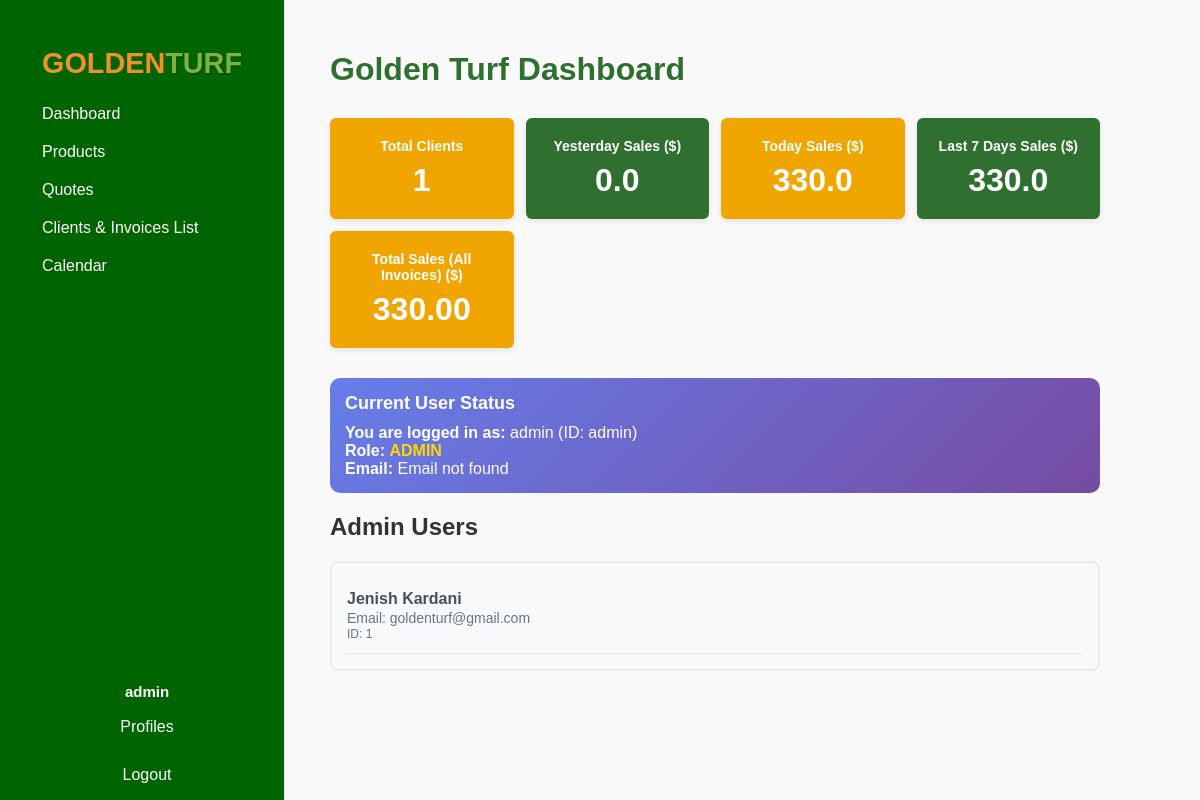
Before: /dashboard (signed in) with the older database file.
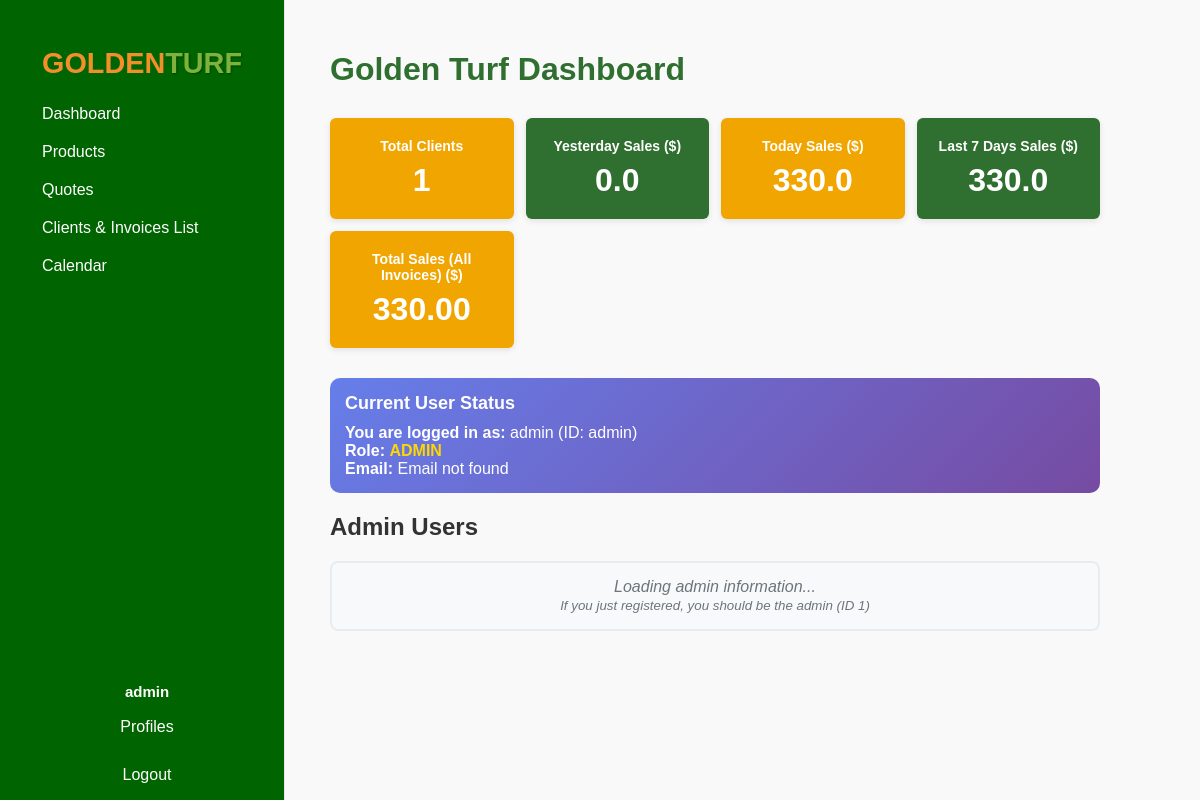
After: the same page with the newer database file.
### tables this page shows
CREATE TABLE "users" (
                id INTEGER PRIMARY KEY AUTOINCREMENT,
                name TEXT NOT NULL,
                email TEXT NOT NULL UNIQUE,
                password_hash BLOB,
                reset_token TEXT,
                token_expiry TEXT,
                role TEXT DEFAULT 'user',
                verification_code TEXT,
                permissions TEXT DEFAULT 'dashboard'
            );

### app.py (the view)
@app.route('/dashboard')
def dashboard():
    if 'user_id' not in session: return redirect(url_for('login'))
    client_filter_clause, client_params = get_data_filter_for_module('clients')
    if client_filter_clause:
        total_clients_result = db_exec(f'SELECT COUNT(*) FROM clients {client_filter_clause}', client_params, fetch='one')
    else:
        total_clients_result = db_exec('SELECT COUNT(*) FROM clients', fetch='one')
    total_clients = total_clients_result[0] if total_clients_result else 0
    admins = db_exec('SELECT id, name, email FROM users WHERE role = "admin" ORDER BY id', fetch='all') or []
    from datetime import datetime, timedelta
    today = datetime.now().strftime('%Y-%m-%d')
    yesterday = (datetime.now() - timedelta(days=1)).strftime('%Y-%m-%d')
    week_ago = (datetime.now() - timedelta(days=7)).strftime('%Y-%m-%d')
    payment_filter_clause, payment_params = get_data_filter_for_module('payments')
    if payment_filter_clause:
        today_sales_result = db_exec(f'SELECT SUM(total) FROM invoices {payment_filter_clause} AND DATE(created_date) = ? AND payment_status = "Paid"', payment_params + (today,), fetch='one')
    else:
        today_sales_result = db_exec('SELECT SUM(total) FROM invoices WHERE DATE(created_date) = ? AND payment_status = "Paid"', (today,), fetch='one')
    today_sales = today_sales_result[0] if today_sales_result and today_sales_result[0] else 0
    if payment_filter_clause:
        yesterday_sales_result = db_exec(f'SELECT SUM(total) FROM invoices {payment_filter_clause} AND DATE(created_date) = ? AND payment_status = "Paid"', payment_params + (yesterday,), fetch='one')
    else:
        yesterday_sales_result = db_exec('SELECT SUM(total) FROM invoices WHERE DATE(created_date) = ? AND payment_status = "Paid"', (yesterday,), fetch='one')
    yesterday_sales = yesterday_sales_result[0] if yesterday_sales_result and yesterday_sales_result[0] else 0
    if payment_filter_clause:
        last_7_days_sales_result = db_exec(f'SELECT SUM(total) FROM invoices {payment_filter_clause} AND DATE(created_date) >= ? AND payment_status = "Paid"', payment_params + (week_ago,), fetch='one')
    else:
        last_7_days_sales_result = db_exec('SELECT SUM(total) FROM invoices WHERE DATE(created_date) >= ? AND payment_status = "Paid"', (week_ago,), fetch='one')
    last_7_days_sales = last_7_days_sales_result[0] if last_7_days_sales_result and last_7_days_sales_result[0] else 0
    if payment_filter_clause:
        total_sales_result = db_exec(f'SELECT SUM(total) FROM invoices {payment_filter_clause} AND payment_status = "Paid"', payment_params, fetch='one')
    else:
        total_sales_result = db_exec('SELECT SUM(total) FROM invoices WHERE payment_status = "Paid"', fetch='one')
    total_sales = total_sales_result[0] if total_sales_result and total_sales_result[0] else 0
    return render_template('dashboard.html',
                         total_clients=total_clients,
                         admins=admins,
                         today_sales=today_sales,
                         yesterday_sales=yesterday_sales,
                         last_7_days_sales=last_7_days_sales,
                         total_sales=total_sales)

### app.py (called while the page is built)
@app.template_global()
def user_has_permission(module):
    if 'user_id' not in session: return False
    if session['user_id'] == 1: return True  # ID 1 always has access
    user_permissions = session.get('user_permissions', '')
    return module in (user_permissions or '').split(',')

def should_see_all_data_for_module(module):
    if 'user_id' not in session: return False
    if session['user_id'] == 1: return True  # ID 1 sees all data
    user_role = session.get('user_role', '')
    if user_role == 'admin': return True  # Admin users see all data
    user_permissions = session.get('user_permissions', '')
    return module in (user_permissions or '').split(',')

def get_data_filter_for_module(module):
    if should_see_all_data_for_module(module):
        return ('', ())  # No owner filter - see all data
    else:
        return ('WHERE owner_id = ?', (session['user_id'],))  # Filter by owner

def db_exec(query, params=(), fetch=None):
    conn = sqlite3.connect('users.db')
    c = conn.cursor()
    c.execute(query, params)
    if fetch == 'one': result = c.fetchone()
    elif fetch == 'all': result = c.fetchall()
    else: result = None
    conn.commit()
    conn.close()
    return result

### templates/dashboard.html (shortened to what this page needs)
<!DOCTYPE html>
<html lang="en">
<head>
    <link rel="stylesheet" href="{{ url_for('static', filename='dashboard.css') }}">
</head>
<body>
    {% include '_sidebar.html' %}
    <div id="main_content" class="main-content" style="margin-left: 280px; padding: 30px 50px; width: calc(100vw - 330px); box-sizing: border-box;">
        <h1 id="dashboard_title">Golden Turf Dashboard</h1>
        <div id="kpi_grid" class="kpi-grid">
            <div id="kpi_total_clients" class="kpi-tile orange" data-metric="total_clients">
                <div class="kpi-label">Total Clients</div>
                <div class="kpi-value">{{ total_clients }}</div>
            </div>
            <div id="kpi_yesterday_sales" class="kpi-tile green" data-metric="yesterday_sales">
                <div class="kpi-label">Yesterday Sales ($)</div>
                <div class="kpi-value">{{ yesterday_sales|default(0)|float|round(2) }}</div>
            </div>
            <div id="kpi_today_sales" class="kpi-tile orange" data-metric="today_sales">
                <div class="kpi-label">Today Sales ($)</div>
                <div class="kpi-value">{{ today_sales|default(0)|float|round(2) }}</div>
            </div>
            <div id="kpi_last_7_days_sales" class="kpi-tile green" data-metric="last_7_days_sales">
                <div class="kpi-label">Last 7 Days Sales ($)</div>
                <div class="kpi-value">{{ last_7_days_sales|default(0)|float|round(2) }}</div>
            </div>
            <div id="kpi_total_sales" class="kpi-tile orange" data-metric="total_sales">
                <div class="kpi-label">Total Sales (All Invoices) ($)</div>
                <div class="kpi-value">{{ "{:,.2f}".format(total_sales|default(0)|float) }}</div>
            </div>
        </div>
        <section id="user_status_section" class="user-status" style="margin-bottom: 20px; padding: 15px; background: linear-gradient(135deg, #667eea 0%, #764ba2 100%); border-radius: 10px; color: white;">
            <h2 style="margin: 0 0 10px 0; font-size: 18px;">Current User Status</h2>
            <div style="font-size: 16px;">
                <strong>You are logged in as:</strong> {{ session.user_name or 'User' }} (ID: {{ session.user_id }})<br>
                <strong>Role:</strong>
                {% if session.user_role == 'admin' %}
                    <span style="color: #ffd700; font-weight: bold;">ADMIN</span>
                {% else %}
                    <span style="color: #lightblue;">User</span>
                {% endif %}
                <br>
                <strong>Email:</strong> {{ session.user_email or session.email or 'Email not found' }}
            </div>
        </section>
        <section id="admin_list_section" class="admin-list" style="margin-bottom: 30px;">
            <h2 id="admin_list_title">Admin Users</h2>
            <div id="admin_users_container" style="background: #f8f9fa; padding: 15px; border-radius: 8px; border: 2px solid #e9ecef;">
                {% if admins %}
                    <ul id="admin_users_list" style="list-style: none; padding: 0; margin: 0;">
                        {% for admin in admins %}
                            <li style="padding: 12px 0; border-bottom: 1px solid #dee2e6; display: flex; align-items: center; justify-content: space-between;">
                                <div style="display: flex; flex-direction: column;">
                                    <div style="display: flex; align-items: center; gap: 10px;">
                                        <strong style="color: #495057; font-size: 16px;">{{ admin[1] }}</strong>
                                    </div>
                                    <div style="color: #6c757d; font-size: 14px; margin-top: 2px;">
                                        <span style="font-weight: 500;">Email:</span> {{ admin[2] }}
                                    </div>
                                    <div style="color: #6c757d; font-size: 12px; margin-top: 1px;">
                                        <span style="font-weight: 500;">ID:</span> {{ admin[0] }}
                                    </div>
                                </div>
                            </li>
                        {% endfor %}
                    </ul>
                {% else %}
                    <div style="text-align: center; color: #6c757d; font-style: italic;">
                        Loading admin information...
                        <br><small>If you just registered, you should be the admin (ID 1)</small>
                    </div>
                {% endif %}
            </div>
        </section>
    </div>
</body>
</html>

### templates/_sidebar.html (shortened to what this page needs)
<div class="sidebar" style="border-right: 1px solid #e2e8f0; min-width: 220px; max-width: 220px; background: #006400; color: white; height: 100vh; position: fixed;">
    <div style="text-align:center;padding:15px 5px;">
        <div class="sidebar-logo" style="font-weight: 700; font-size: 1.8rem; font-family: 'Eastman Grotesque', Arial, sans-serif;">
            <span style="color: #F28F2B;">GOLDEN</span><span style="color: #7FB23D; text-shadow: 1px 1px 2px rgba(0,0,0,0.3);">TURF</span>
        </div>
    </div>
    <nav class="navbar">
        <a href="{{ url_for('dashboard') }}" style="color: white; font-size: 16px; text-decoration: none; display: block; padding: 10px;">Dashboard</a>
        <div class="nav-dropdown">
            <a href="#" class="dropbtn" style="color: white; font-size: 16px; text-decoration: none; display: block; padding: 10px;">Products</a>
        </div>
        <a href="{{ url_for('quotes') }}" style="color: white; font-size: 16px; text-decoration: none; display: block; padding: 10px;">Quotes</a>
        <a href="{{ url_for('payments') }}" style="color: white; font-size: 16px; text-decoration: none; display: block; padding: 10px;">Clients &amp; Invoices List</a>
        <a href="{{ url_for('calendar') }}" style="color: white; font-size: 16px; text-decoration: none; display: block; padding: 10px;">Calendar</a>
        <div style="position: absolute; bottom: 70px; left: 5px; width: 100%; text-align: center;">
            <div style="color: #fff; font-weight: 600; margin-bottom: 6px;">
                <span style="font-size: 15px;">{{ session.get('user_name', 'Unknown') }}</span>
            </div>
            <a href="{{ url_for('profiles') }}" style="color: white; font-size: 16px; text-decoration: none; display: block; padding: 10px; margin-bottom: 10px;">Profiles</a>
            <a href="{{ url_for('logout') }}" style="color: white; font-size: 16px; text-decoration: none; display: block; padding: 10px;">Logout</a>
        </div>
    </nav>
</div>

### static/dashboard.css (style rules this page uses)
body { font-family: Arial, sans-serif; margin: 0; background-color: #f9f9f9; color: #333; }
.sidebar { width: 220px; background-color: #006400; color: white; height: 100vh; position: fixed; top: 0; left: 0; padding: 2rem; border-right: 2px solid #e2e8f0; font-size: 18px; transition: background-color 0.3s ease; z-index: 100; box-shadow: none; margin: 0; overflow: hidden; }
.sidebar nav a[href$="payments"]::after { content: ""; font-size: inherit; color: inherit; margin-left: 0; }
.nav-dropdown { position: relative; display: block; }
.dropbtn { color: white; padding: 12px 20px; text-decoration: none; font-size: 18px; font-weight: normal; display: block; }
.main-content { margin-left: 220px; padding: 30px 40px; }
h1 { color: #2f6f2f; margin-bottom: 30px; }
.kpi-grid { display: grid; grid-template-columns: repeat(auto-fit, minmax(180px, 1fr)); gap: 15px; margin-bottom: 30px; width: 100%; max-width: 100%; box-sizing: border-box; }
@media (max-width: 1200px) { .kpi-grid { grid-template-columns: repeat(auto-fit, minmax(160px, 1fr)); gap: 12px; } }
.kpi-tile { background-color: white; border-radius: 6px; box-shadow: 0 2px 6px rgba(0,0,0,0.1); padding: 20px; display: flex; flex-direction: column; justify-content: center; align-items: center; font-weight: bold; font-size: 18px; color: #333; }
.kpi-tile.green { background-color: #2f6f2f; color: white; }
.kpi-tile.orange { background-color: #f0a500; color: white; }
.kpi-label { font-size: 14px; margin-bottom: 8px; text-align: center; }
.kpi-value { font-size: 32px; }

Changed rows visible on the page:
removed users: get "admin", role "admin", user_id "admin", name "Jenish Kardani", email "goldenturf@gmail.com", id "1"
Other visible differences:
{{ session.get('user_name', 'Unknown') }}: (not shown) → "admin"
{{ session.user_name or 'User' }}: (not shown) → "admin"
{{ session.user_id }}: (not shown) → "admin"
text now shown: "Loading admin information... If you just registered, you should be the admin (ID 1)"
